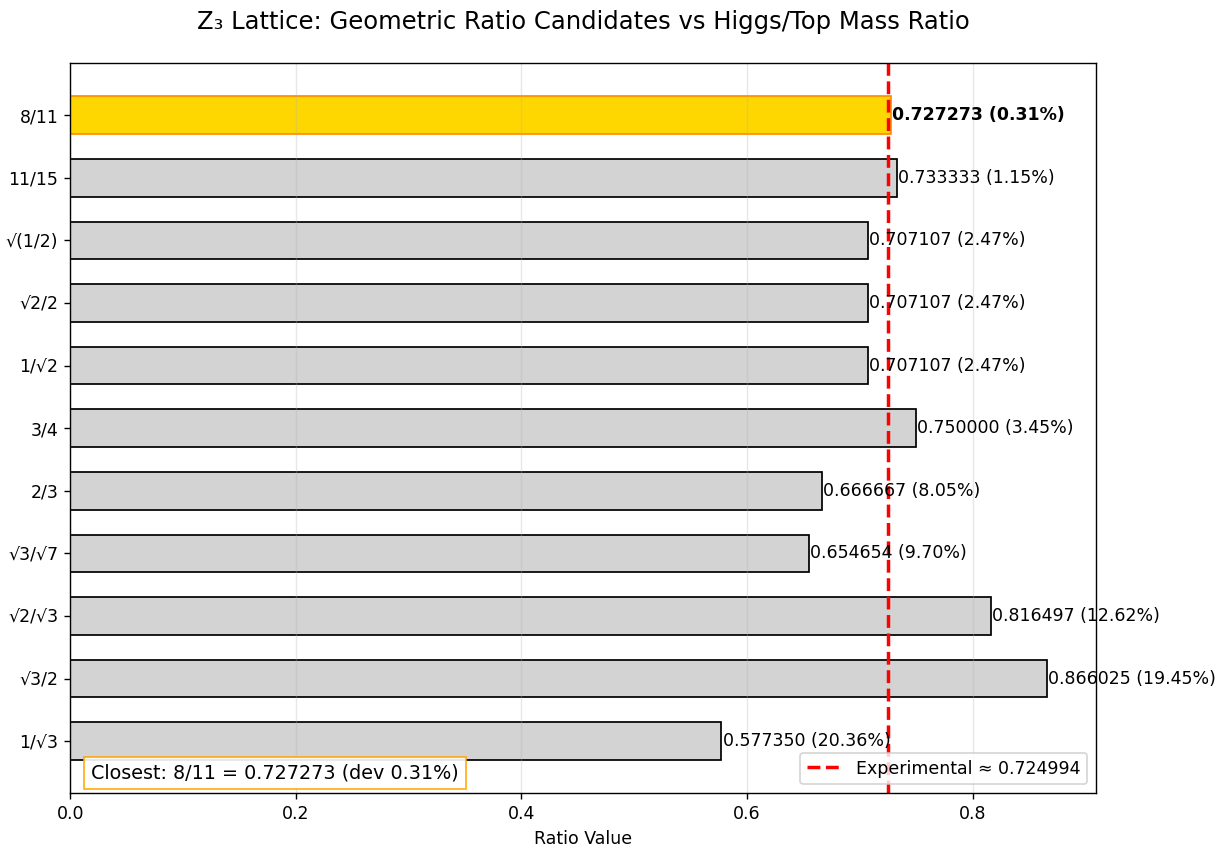

Generate this figure with Python:
import numpy as np
import matplotlib.pyplot as plt

# Experimental ratio (PDG 2024 averages)
m_h = 125.25
m_t = 172.76
ratio_exp = m_h / m_t
print(f"Experimental m_H / m_t ≈ {ratio_exp:.6f}\n")

# Candidate geometric ratios
candidates = {
    "1/√2": 1/np.sqrt(2),
    "√(1/2)": np.sqrt(0.5),
    "1/√3": 1/np.sqrt(3),
    "2/3": 2/3,
    "3/4": 0.75,
    "√2/2": np.sqrt(2)/2,
    "√3/2": np.sqrt(3)/2,
    "11/15": 11/15,
    "8/11": 8/11,
    "√3/√7": np.sqrt(3)/np.sqrt(7),
    "√2/√3": np.sqrt(2)/np.sqrt(3)
}

# Compute absolute and relative deviations
names = list(candidates.keys())
values = [candidates[name] for name in names]
abs_dev = np.abs(np.array(values) - ratio_exp)
rel_dev = abs_dev / ratio_exp * 100

# Find best
best_idx = np.argmin(rel_dev)
best_name = names[best_idx]  # 修复了这里的语法错误
best_val = values[best_idx]
best_rel = rel_dev[best_idx]

# Sort by deviation (ascending)
sort_idx = np.argsort(rel_dev)
names = [names[i] for i in sort_idx]
values = [values[i] for i in sort_idx]
rel_dev = [rel_dev[i] for i in sort_idx]

# =============== 可视化 ===============
fig, ax = plt.subplots(figsize=(10, 7))
fig.patch.set_facecolor('white')

# Horizontal bar chart
y_pos = np.arange(len(names))
bars = ax.barh(y_pos, values, color='lightgray', edgecolor='black', height=0.6)

# Highlight best (top bar after sorting)
bars[0].set_color('gold')
bars[0].set_edgecolor('darkorange')

# Experimental line
ax.axvline(ratio_exp, color='red', linestyle='--', linewidth=2, label=f'Experimental ≈ {ratio_exp:.6f}')

# Annotations
for i, (name, val, dev) in enumerate(zip(names, values, rel_dev)):
    ax.text(val + 0.001, y_pos[i], f'{val:.6f} ({dev:.2f}%)', va='center', fontsize=10, fontweight='bold' if i==0 else 'normal')

ax.set_yticks(y_pos)
ax.set_yticklabels(names)
ax.set_xlabel('Ratio Value')
ax.set_title('Z₃ Lattice: Geometric Ratio Candidates vs Higgs/Top Mass Ratio', fontsize=14, pad=20)
ax.invert_yaxis()  # Best at top
ax.grid(True, axis='x', alpha=0.3)

# Legend and notes
ax.legend(loc='lower right')
ax.text(0.02, 0.02, f"Closest: {best_name} = {best_val:.6f} (dev {best_rel:.2f}%)", transform=ax.transAxes,
        fontsize=11, bbox=dict(facecolor='white', alpha=0.9, edgecolor='orange'))

plt.tight_layout()
plt.show()
